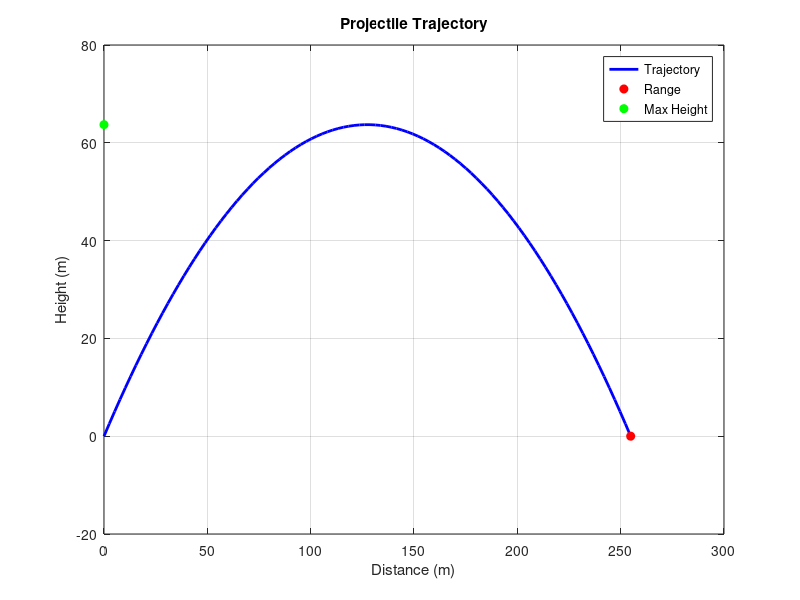

Write the MATLAB code that produced this figure.
% Parameters
initial_velocity = 50;  % Initial velocity in m/s
launch_angle = 45;      % Launch angle in degrees
g = 9.81;               % Gravitational acceleration in m/s^2

% Convert angle to radians
theta = deg2rad(launch_angle);

% Time of flight
time_of_flight = (2 * initial_velocity * sin(theta)) / g;

% Maximum height
max_height = (initial_velocity^2 * (sin(theta))^2) / (2 * g);

% Range
range = (initial_velocity^2 * sin(2 * theta)) / g;

% Time vector for plotting
t = linspace(0, time_of_flight, 100);

% Trajectory equations
x = initial_velocity * cos(theta) * t;         % Horizontal distance
y = initial_velocity * sin(theta) * t - 0.5 * g * t.^2;  % Vertical distance

% Plotting
figure;
plot(x, y, 'b', 'LineWidth', 2);
hold on;
plot(range, 0, 'ro', 'MarkerFaceColor', 'r'); % Range point
plot(0, max_height, 'go', 'MarkerFaceColor', 'g'); % Max height point
xlabel('Distance (m)');
ylabel('Height (m)');
title('Projectile Trajectory');
legend('Trajectory', 'Range', 'Max Height');
grid on;

% Display results
disp(['Range: ', num2str(range), ' meters']);
disp(['Maximum Height: ', num2str(max_height), ' meters']);
disp(['Time of Flight: ', num2str(time_of_flight), ' seconds']);
